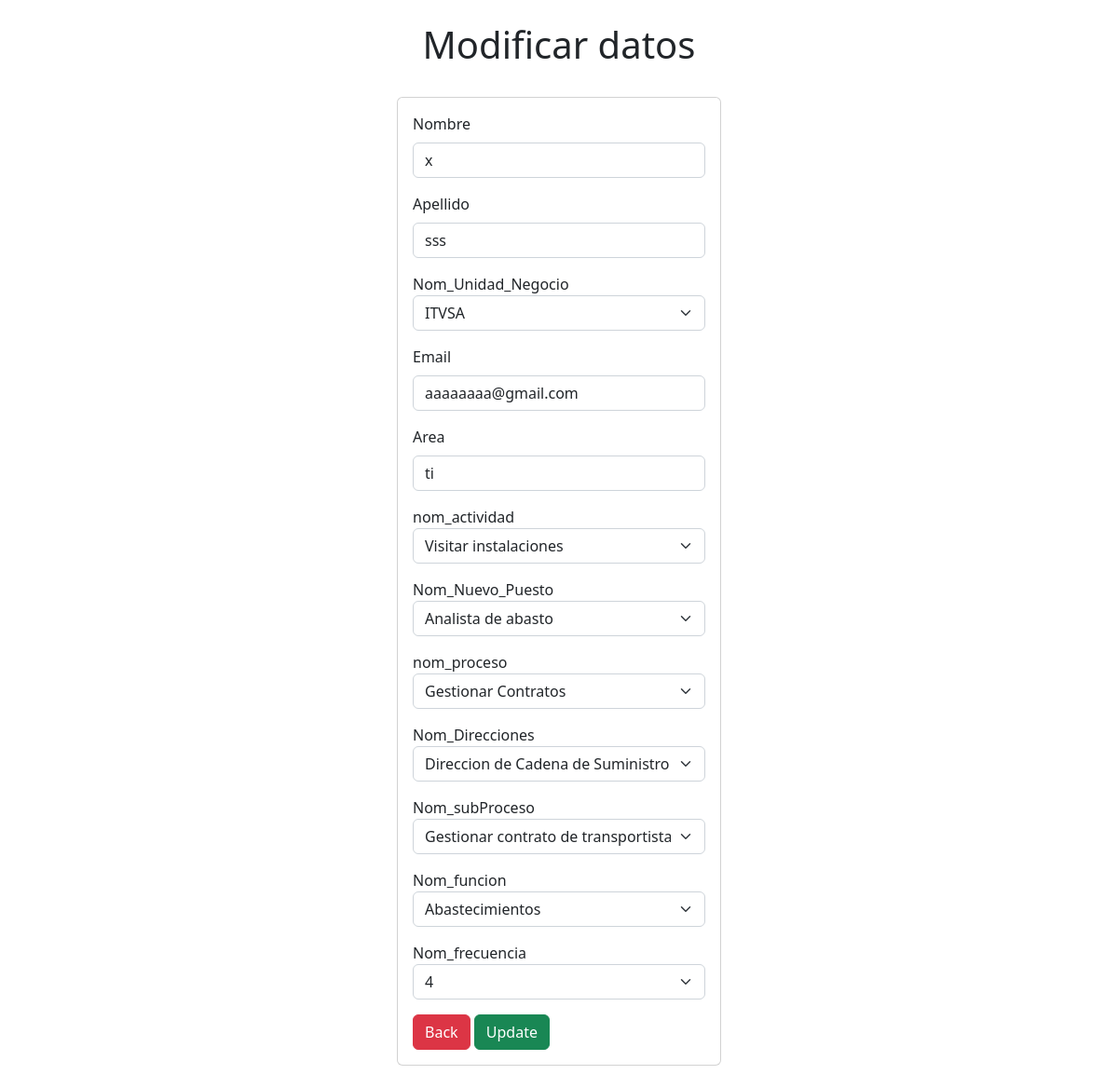
/tab/U_C/editar.php?ID_empleado=150 (signed in), run on the app's committed database.
### tables this page shows
CREATE TABLE `usuario_cliente` (
  `ID_empleado` int(11) NOT NULL,
  `Nombre` varchar(50) NOT NULL,
  `Apellido` varchar(50) NOT NULL,
  `Nom_Unidad_Negocio` varchar(50) NOT NULL,
  `Email` varchar(50) NOT NULL,
  `Area` varchar(50) NOT NULL,
  `Nom_Actividad` varchar(300) NOT NULL,
  `Nom_Nuevo_Puesto` varchar(50) NOT NULL,
  `Nom_Proceso` varchar(300) NOT NULL,
  `Nom_Direcciones` varchar(50) NOT NULL,
  `Nom_Subproceso` varchar(300) NOT NULL,
  `Nom_funcion` varchar(50) NOT NULL,
  `val_Frec` varchar(255) NOT NULL,
  `input` varchar(255) NOT NULL,
  `sistema` varchar(255) NOT NULL,
  `rol` varchar(100) NOT NULL,
  `tiempo` varchar(50) NOT NULL,
  `vol` varchar(50) NOT NULL,
  `t_h` varchar(100) NOT NULL,
  `ftes` varchar(100) NOT NULL
);

### tab/U_C/editar.php (the view, shortened to what this page needs)
<?php
include("../../config/conexion.php");
$Nombre = '';
$Apellido = '';
$Email = '';
$Area = '';
if  (isset($_GET['ID_empleado'])) {
  $ID_empleado = $_GET['ID_empleado'];
  $query = "SELECT * FROM usuario_cliente WHERE ID_empleado = $ID_empleado";
  $result = mysqli_query($conexion, $query);
  if (mysqli_num_rows($result) == 1) {
    $row = mysqli_fetch_array($result);
    $Nombre = $row['Nombre'];
    $Apellido = $row['Apellido'];
    $Email = $row['Email'];
    $Area = $row['Area'];
  }
}
?>
<!DOCTYPE html>
<html lang="en">
<head>
    <link href="https://cdn.jsdelivr.net/npm/bootstrap@5.2.2/dist/css/bootstrap.min.css" rel="stylesheet">
</head>
<body>
    <br>
    <div class="title text-center">
        <h1>Modificar datos</h1>
    </div>
    <div class="container p-4">
  <div class="row">
    <div class="col-md-4 mx-auto">
      <div class="card card-body">
        <form action="editar.php?ID_empleado=<?php echo $_GET['ID_empleado']; ?>" method="POST">
            <div class="mb-3">
                <label for="Nombre" class="form-label">Nombre</label>
                <input type="text" class="form-control" name="Nombre" id="Nombre" value="<?php echo $Nombre; ?>" placeholder="Actualizar Nombre">
            </div>
            <div class="mb-3">
                <label for="Apellido" class="form-label">Apellido</label>
                <input type="text" class="form-control" name="Apellido" id="Apellido" value="<?php echo $Apellido; ?>" placeholder="Actualizar Nombre">
            </div>
            <div class="mb-3">
                <label>Nom_Unidad_Negocio</label>
                <select class="form-select mb-3" aria-label="Default select example" name="Nom_Unidad_Negocio">
                        <?php
                            $sql1 = "SELECT * FROM usuario_cliente WHERE ID_empleado=".$row['ID_empleado'];
                            $resultado1 = $conexion->query($sql1);
                            $row1 = $resultado1->fetch_assoc();
                            echo "<option selected value='".$row1['Nom_Unidad_Negocio']."'>".$row1['Nom_Unidad_Negocio']."</option>";
                        ?>
                </select>
            </div>
            <div class="mb-3">
                <label for="Email" class="form-label">Email</label>
                <input type="text" class="form-control" name="Email" id="Email" value="<?php echo $Email; ?>" placeholder="Actualizar Nombre">
            </div>
            <div class="mb-3">
                <label for="Area" class="form-label">Area</label>
                <input type="text" class="form-control" name="Area" id="Area" value="<?php echo $Area; ?>" placeholder="Actualizar Nombre">
            </div>
            <div class="mb-3">
                <label>nom_actividad</label>
                <select class="form-select mb-3" aria-label="Default select example" name="Nom_Actividad">
                        <?php
                            $sql1 = "SELECT * FROM usuario_cliente WHERE ID_empleado=".$row['ID_empleado'];
                            $resultado1 = $conexion->query($sql1);
                            $row1 = $resultado1->fetch_assoc();
                            echo "<option selected value='".$row1['Nom_Actividad']."'>".$row1['Nom_Actividad']."</option>";
                        ?>
                </select>
            </div>
            <div class="mb-3">
                <label>Nom_Nuevo_Puesto</label>
                <select class="form-select mb-3" aria-label="Default select example" name="Nom_Nuevo_Puesto">
                        <?php
                            $sql1 = "SELECT * FROM usuario_cliente WHERE ID_empleado=".$row['ID_empleado'];
                            $resultado1 = $conexion->query($sql1);
                            $row1 = $resultado1->fetch_assoc();
                            echo "<option selected disabled value='".$row1['Nom_Nuevo_Puesto']."'>".$row1['Nom_Nuevo_Puesto']."</option>";
                        ?>
                </select>
            </div>
            <div class="mb-3">
            <label>nom_proceso</label>
        <select class="form-select mb-3" aria-label="Default select example" name="Nom_Proceso">
            <?php
                $sql1 = "SELECT * FROM usuario_cliente WHERE ID_empleado =".$row['ID_empleado'];
                $resultado1 = $conexion->query($sql1);
                $row1 = $resultado1->fetch_assoc();
                echo "<option selected value='".$row1['Nom_Proceso']."'>".$row1['Nom_Proceso']."</option>";
            ?>
        </select>
            </div>
            <div class="mb-3">
            <label>Nom_Direcciones</label>
        <select class="form-select mb-3" aria-label="Default select example" name="Nom_Direcciones">
            <?php
                $sql1 = "SELECT * FROM usuario_cliente WHERE ID_empleado =".$row['ID_empleado'];
                $resultado1 = $conexion->query($sql1);
                $row1 = $resultado1->fetch_assoc();
                echo "<option selected value='".$row1['Nom_Direcciones']."'>".$row1['Nom_Direcciones']."</option>";
            ?>
        </select>
            </div>
            <div class="mb-3">
            <label>Nom_subProceso</label>
        <select class="form-select mb-3" aria-label="Default select example" name="Nom_Subproceso">
            <?php
                $sql1 = "SELECT * FROM usuario_cliente WHERE ID_empleado =".$row['ID_empleado'];
                $resultado1 = $conexion->query($sql1);
                $row1 = $resultado1->fetch_assoc();
                echo "<option selected value='".$row1['Nom_Subproceso']."'>".$row1['Nom_Subproceso']."</option>";
            ?>
        </select>
            </div>
            <div class="mb-3">
            <label>Nom_funcion</label>
        <select class="form-select mb-3" aria-label="Default select example" name="Nom_funcion">
            <?php
                $sql1 = "SELECT * FROM usuario_cliente WHERE ID_empleado =".$row['ID_empleado'];
                $resultado1 = $conexion->query($sql1);
                $row1 = $resultado1->fetch_assoc();
                echo "<option selected value='".$row1['Nom_funcion']."'>".$row1['Nom_funcion']."</option>";
            ?>
        </select>
            </div>
            <div class="mb-3">
            <label>Nom_frecuencia</label>
        <select class="form-select mb-3" aria-label="Default select example" name="Nom_frecuencia">
            <?php
                $sql1 = "SELECT * FROM usuario_cliente WHERE ID_empleado =".$row['ID_empleado'];
                $resultado1 = $conexion->query($sql1);
                $row1 = $resultado1->fetch_assoc();
                echo "<option selected value='".$row1['val_Frec']."'>".$row1['val_Frec']."</option>";
            ?>
        </select>
            </div>
            <a type="submite" class="btn btn-danger" href="uc.php">Back</a>
            <button class="btn btn-success" name="update">
                Update
            </button>
        </form>
      </div>
    </div>
  </div>
</div>
</body>
</html>

### data on the page
usuario_cliente: Nombre "x", Apellido "sss", Nom_Unidad_Negocio "ITVSA", Email "aaaaaaaa@gmail.com", Area "ti", Nom_Actividad "Visitar instalaciones", Nom_Nuevo_Puesto "Analista de abasto", Nom_Proceso "Gestionar Contratos", Nom_Direcciones "Direccion de Cadena de Suministro", Nom_Subproceso "Gestionar contrato de transportistas", Nom_funcion "Abastecimientos", Nom_frecuencia "4"
